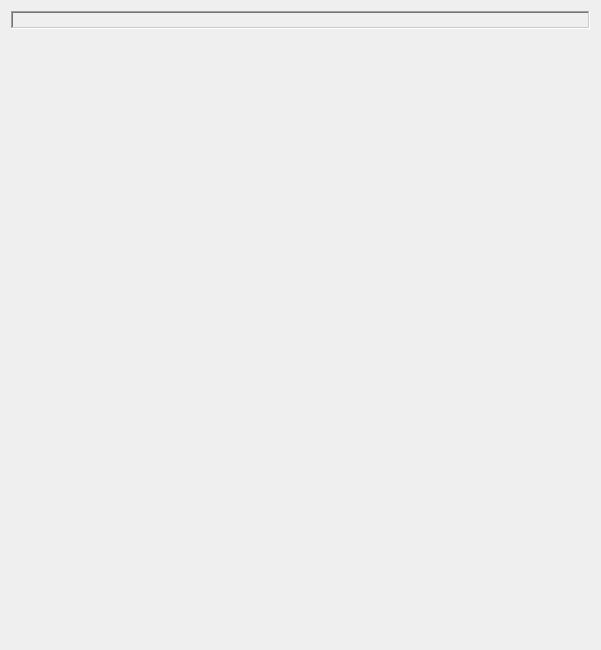
<?xml version="1.0" encoding="UTF-8"?>
<ui version="4.0">
 <class>ZECRWindow</class>
 <widget class="QDialog" name="ZECRWindow">
  <property name="geometry">
   <rect>
    <x>0</x>
    <y>0</y>
    <width>601</width>
    <height>650</height>
   </rect>
  </property>
  <property name="windowTitle">
   <string>Dialog</string>
  </property>
  <layout class="QVBoxLayout" name="verticalLayout">
   <item>
    <widget class="QLabel" name="label_8">
     <property name="sizePolicy">
      <sizepolicy hsizetype="Ignored" vsizetype="Preferred">
       <horstretch>0</horstretch>
       <verstretch>0</verstretch>
      </sizepolicy>
     </property>
     <property name="maximumSize">
      <size>
       <width>16777215</width>
       <height>125</height>
      </size>
     </property>
     <property name="frameShape">
      <enum>QFrame::WinPanel</enum>
     </property>
     <property name="frameShadow">
      <enum>QFrame::Sunken</enum>
     </property>
     <property name="text">
      <string/>
     </property>
     <property name="pixmap">
      <pixmap resource="../../ZELNLauncher/ZELNLauncher.qrc">:/ZELNLauncher/Logo.png</pixmap>
     </property>
     <property name="alignment">
      <set>Qt::AlignBottom|Qt::AlignLeading|Qt::AlignLeft</set>
     </property>
    </widget>
   </item>
   <item>
    <widget class="QStackedWidget" name="stckWidgets">
     <property name="currentIndex">
      <number>4</number>
     </property>
     <widget class="ZECRWindowGeneratingReport" name="widGeneratingReport"/>
     <widget class="ZECRWindowInformation" name="widInformation"/>
     <widget class="ZECRWindowUserFeedback" name="widUserFeedback"/>
     <widget class="ZECRWindowTransfering" name="widTransfering"/>
     <widget class="ZECRWindowTransferCompleted" name="widTransferCompleted"/>
    </widget>
   </item>
  </layout>
 </widget>
 <customwidgets>
  <customwidget>
   <class>ZECRWindowGeneratingReport</class>
   <extends>QWidget</extends>
   <header>ZECRWindowGeneratingReport.h</header>
   <container>1</container>
  </customwidget>
  <customwidget>
   <class>ZECRWindowInformation</class>
   <extends>QWidget</extends>
   <header>ZECRWindowInformation.h</header>
   <container>1</container>
  </customwidget>
  <customwidget>
   <class>ZECRWindowUserFeedback</class>
   <extends>QWidget</extends>
   <header>ZECRWindowUserFeedback.h</header>
   <container>1</container>
  </customwidget>
  <customwidget>
   <class>ZECRWindowTransfering</class>
   <extends>QWidget</extends>
   <header>ZECRWindowTransfering.h</header>
   <container>1</container>
  </customwidget>
  <customwidget>
   <class>ZECRWindowTransferCompleted</class>
   <extends>QWidget</extends>
   <header>ZECRWindowTransferCompleted.h</header>
   <container>1</container>
  </customwidget>
 </customwidgets>
 <resources>
  <include location="../../ZELNLauncher/ZELNLauncher.qrc"/>
 </resources>
 <connections/>
</ui>
